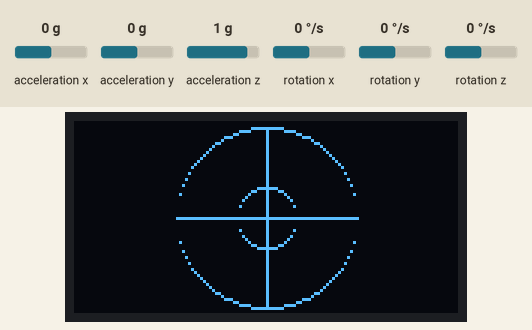
This program was run on a simulated Raspberry Pi Pico running MicroPython. On the bench: 128×64 one-colour display. The inputs (shaded band) are chosen by the test bench; at power-on: acceleration x 0 g, acceleration y 0 g, acceleration z 1 g, rotation x 0 °/s, rotation y 0 °/s, rotation z 0 °/s. The clock reads 2024-03-15 10:24:30 at power-on unless the program sets it; library files of the repository ran but are not shown: ssd1306.py, mpu6050.py.

Above: at 1.2 s.
1.3 s: acceleration x set to -1.4 g
2.8 s: acceleration x set to -0.8 g
Timing chart, 0 to 5.8 s (numbered marks = the images above; inputs shaded):
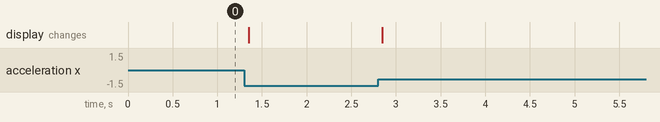

The program:

mian.py
```python
#导入需要用到的库
from machine import Pin, I2C
from ssd1306 import SSD1306_I2C
import mpu6050
import math
import time

#初始化数据
datax = 0
datay = 0
dataz = 0
gAnglex = 0
gAngley = 0
yaw = 0
pitch = 0
roll = 0
imu_data = {}
WIDTH  = 128                                            # oled display width
HEIGHT = 64                                             # oled display height

 #实例化对象
i2c = I2C(0, scl=Pin(13), sda=Pin(12), freq=400000)
imui2c = I2C(1, scl=Pin(15), sda=Pin(14))
imu = mpu6050.accel(imui2c)
oled = SSD1306_I2C(WIDTH, HEIGHT, i2c)


def circle(a,b,r):
    """画圆函数
    使用圆的标准方程：(x-a)**2+(y-b)**2=r**2
    Args:
        a (int): 圆心的横坐标
        b (int): 圆心的纵坐标
        r (int): 圆的半径

    Returns:
        x (list): 圆上每个点的横坐标
        y (list): 圆上上半圆点的纵坐标
        negative_y (list): 圆上下半圆点的纵坐标
    """
    x = [i for i in range(-r+a,r+a+1)]
    y = [round(math.sqrt(r**2-(j-a)**2)+b) for j in x]
    negative_y = [round(-math.sqrt(r**2-(j-a)**2)+b) for j in x]
    return x,y,negative_y

#主程序
while True:
    imu_data = imu.get_values()#初始化mpu6050基本数据
    oled.fill(0)#清屏

    #对mpu6050数据进行姿态解算
    accx =  (imu_data['AcX'] ) / 131.0
    accy =  (imu_data['AcY'] ) / 131.0
    accz =  (imu_data['AcZ'] ) / 131.0

    accAnglex = (math.atan(accy /math.sqrt(pow(accx, 2) + pow(accz, 2))) * 180 / math.pi) - 0.58#x轴角度
    accAngleY = (math.atan(-1 * accx / math.sqrt(pow(accy, 2) + pow(accz, 2))) * 180 / math.pi) + 1.58#y轴角度

    cTime = time.time()
    pTime = cTime
    eTime = (cTime - pTime) / 1000

    gyx = imu_data['GyX']   + 0.56
    gyy = imu_data['GyY']   - 2
    gyz = imu_data['GyZ']   + 0.79

    gAnglex = gAnglex + gyx * eTime
    gAngleY = gAngley + gyy * eTime


    roll = 0.96 * gAnglex + 0.04 * accx#翻滚角
    pitch = 0.96 * gAngley + 0.04 * accy#俯仰角


    if pitch >=0:
        x = int(64 + pitch * 10)#oled屏横坐标
    else:
        x = int(64 + pitch * 10)

    if roll >=0:
        y = int(32 - roll * 10)#oled屏纵坐标
    else:
        y = int(32 - roll * 10)

    #画基准线
    oled.pixel( x, y ,1)
    oled.line(34,32,94,32,1)
    oled.line(64,2,64,62,1)

    #画圆
    c_x_1 , c_y_1 , c_negative_y_1= circle(64,32,10)
    c_x_2 , c_y_2 , c_negative_y_2= circle(64,32,30)
    for i in range(len(c_x_1)):
        oled.pixel(c_x_1[i]-64+x,c_y_1[i]-32+y,1)
        oled.pixel(c_x_1[i]-64+x,c_negative_y_1[i]-32+y,1)
    for j in range(len(c_x_2)):
        oled.pixel(c_x_2[j],c_y_2[j],1)
        oled.pixel(c_x_2[j],c_negative_y_2[j],1)


    oled.show()
    time.sleep(0.001)
```
